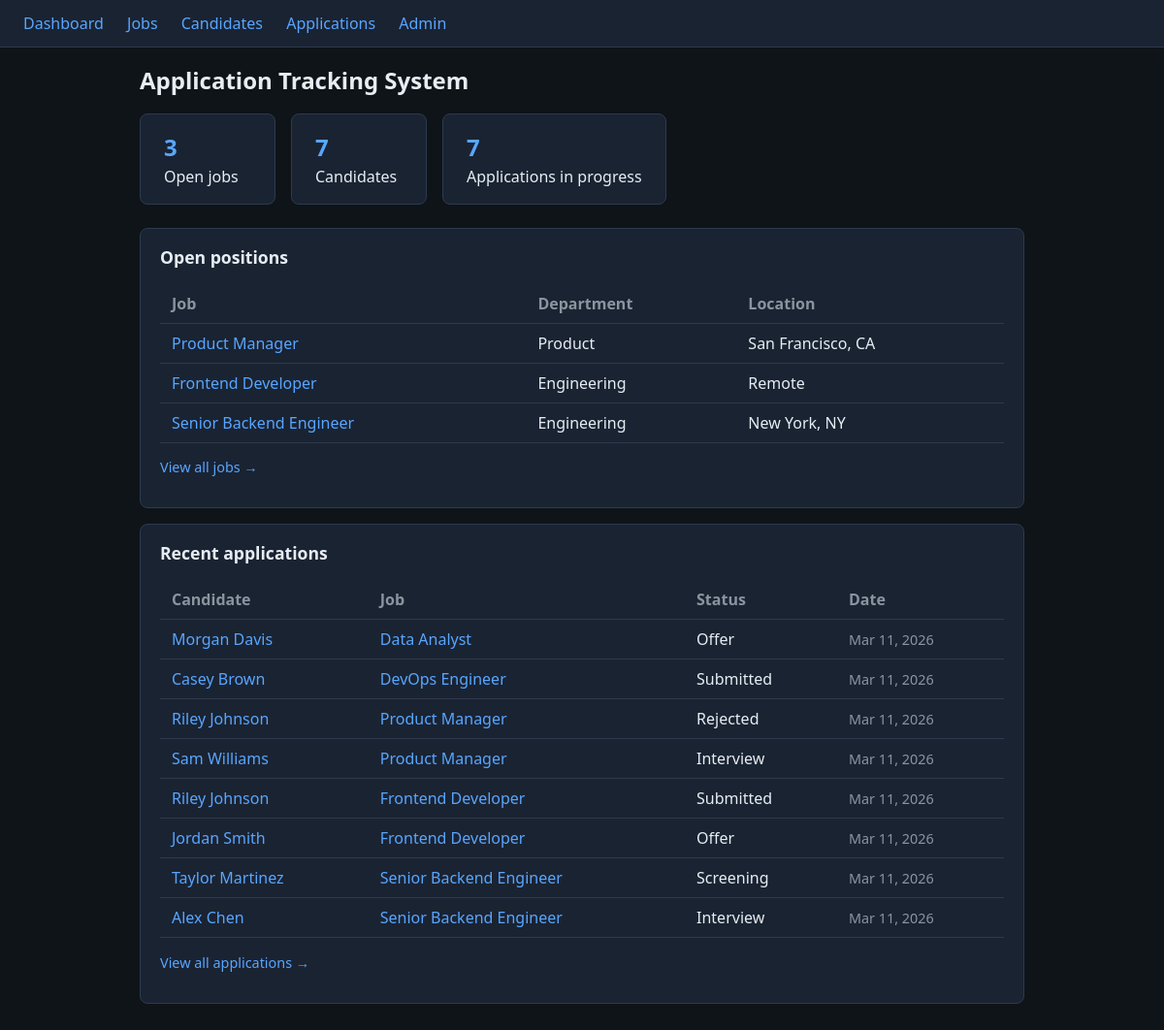
The page / on the database its author committed.
### ats/models.py (models this page shows, shortened)
class Job(models.Model):
    title = models.CharField(max_length=200)
    department = models.CharField(max_length=100, blank=True)
    location = models.CharField(max_length=150, blank=True)
    description = models.TextField(blank=True)
    status_choices = [
        ('open', 'Open'),
        ('on_hold', 'On Hold'),
        ('filled', 'Filled'),
        ('cancelled', 'Cancelled'),
    ]
    status = models.CharField(max_length=20, choices=status_choices, default='open')
    created_at = models.DateTimeField(auto_now_add=True)
    updated_at = models.DateTimeField(auto_now=True)
    class Meta:
        ordering = ['-created_at']

class Application(models.Model):
    job = models.ForeignKey(Job, on_delete=models.CASCADE, related_name='applications')
    candidate = models.ForeignKey(Candidate, on_delete=models.CASCADE, related_name='applications')
    status_choices = [
        ('submitted', 'Submitted'),
        ('screening', 'Screening'),
        ('interview', 'Interview'),
        ('offer', 'Offer'),
        ('hired', 'Hired'),
        ('rejected', 'Rejected'),
        ('withdrawn', 'Withdrawn'),
    ]
    status = models.CharField(max_length=20, choices=status_choices, default='submitted')
    notes = models.TextField(blank=True)
    applied_at = models.DateTimeField(auto_now_add=True)
    updated_at = models.DateTimeField(auto_now=True)
    class Meta:
        ordering = ['-applied_at']
        unique_together = [['job', 'candidate']]

class Candidate(models.Model):
    first_name = models.CharField(max_length=100)
    last_name = models.CharField(max_length=100)
    email = models.EmailField(unique=True)
    phone = models.CharField(max_length=30, blank=True)
    resume_summary = models.TextField(blank=True)
    created_at = models.DateTimeField(auto_now_add=True)
    updated_at = models.DateTimeField(auto_now=True)
    class Meta:
        ordering = ['last_name', 'first_name']
    def __str__(self):
        return f"{self.first_name} {self.last_name}"

### ats/views.py (the view)
# urls.py: path('', views.home, name='home'),
def home(request):
    jobs = Job.objects.filter(status='open')[:10]
    recent_applications = Application.objects.select_related('job', 'candidate')[:10]
    stats = {
        'open_jobs': Job.objects.filter(status='open').count(),
        'total_candidates': Candidate.objects.count(),
        'applications_pending': Application.objects.exclude(
            status__in=('hired', 'rejected', 'withdrawn')
        ).count(),
    }
    return render(request, 'ats/home.html', {
        'jobs': jobs,
        'recent_applications': recent_applications,
        'stats': stats,
    })

### templates/ats/home.html (shortened to what this page needs)
{% extends 'base.html' %}
{% block content %}
<h1>Application Tracking System</h1>
<div class="stats">
    <div class="stat"><strong>{{ stats.open_jobs }}</strong> Open jobs</div>
    <div class="stat"><strong>{{ stats.total_candidates }}</strong> Candidates</div>
    <div class="stat"><strong>{{ stats.applications_pending }}</strong> Applications in progress</div>
</div>
<div class="card">
    <h2 style="margin-top:0;font-size:1.1rem;">Open positions</h2>
    {% if jobs %}
    <div class="table-wrap">
    <table>
        <thead>
            <tr><th scope="col">Job</th><th scope="col">Department</th><th scope="col">Location</th></tr>
        </thead>
        <tbody>
            {% for job in jobs %}
            <tr>
                <td><a href="{% url 'job_detail' job.pk %}">{{ job.title }}</a></td>
                <td>{{ job.department|default:"—" }}</td>
                <td>{{ job.location|default:"—" }}</td>
            </tr>
            {% endfor %}
        </tbody>
    </table>
    </div>
    <p class="muted"><a href="{% url 'job_list' %}">View all jobs →</a></p>
    {% else %}
    <p class="muted">No open jobs. <a href="{% url 'job_create' %}">Add one</a>.</p>
    {% endif %}
</div>
<div class="card">
    <h2 style="margin-top:0;font-size:1.1rem;">Recent applications</h2>
    {% if recent_applications %}
    <div class="table-wrap">
    <table>
        <thead>
            <tr><th scope="col">Candidate</th><th scope="col">Job</th><th scope="col">Status</th><th scope="col">Date</th></tr>
        </thead>
        <tbody>
            {% for app in recent_applications %}
            <tr>
                <td><a href="{% url 'candidate_detail' app.candidate.pk %}">{{ app.candidate }}</a></td>
                <td><a href="{% url 'job_detail' app.job.pk %}">{{ app.job.title }}</a></td>
                <td>{{ app.get_status_display }}</td>
                <td class="muted">{{ app.applied_at|date:"M j, Y" }}</td>
            </tr>
            {% endfor %}
        </tbody>
    </table>
    </div>
    <p class="muted"><a href="{% url 'application_list' %}">View all applications →</a></p>
    {% else %}
    <p class="muted">No applications yet.</p>
    {% endif %}
</div>
{% endblock %}

### templates/base.html (shortened to what this page needs)
<!DOCTYPE html>
<html lang="en">
<head>
</head>
<body>
    <nav aria-label="Main navigation">
        <a href="{% url 'home' %}">Dashboard</a>
        <a href="{% url 'job_list' %}">Jobs</a>
        <a href="{% url 'candidate_list' %}">Candidates</a>
        <a href="{% url 'application_list' %}">Applications</a>
        <a href="/admin/">Admin</a>
    </nav>
    <main id="main-content" class="wrap" role="main">
        {% block content %}{% endblock %}
    </main>
</body>
</html>

### templates/base.html (style rules this page uses)
:root { --bg: #0f1419; --surface: #1a2332; --border: #2d3a4d; --text: #e6edf3; --muted: #8b949e; --accent: #58a6ff; --accent-hover: #79b8ff; }
* { box-sizing: border-box; }
body { margin: 0; font-family: 'Segoe UI', system-ui, sans-serif; background: var(--bg); color: var(--text); line-height: 1.5; }
a { color: var(--accent); text-decoration: none; }
.wrap { max-width: 960px; margin: 0 auto; padding: 1rem 1.5rem; }
nav { background: var(--surface); border-bottom: 1px solid var(--border); padding: 0.75rem 1.5rem; }
nav a { margin-right: 1.25rem; }
h1 { font-size: 1.5rem; margin: 0 0 1rem; }
.card { background: var(--surface); border: 1px solid var(--border); border-radius: 8px; padding: 1rem 1.25rem; margin-bottom: 1rem; }
table { width: 100%; border-collapse: collapse; }
th, td { text-align: left; padding: 0.5rem 0.75rem; border-bottom: 1px solid var(--border); }
th { color: var(--muted); font-weight: 600; }
.muted { color: var(--muted); font-size: 0.9rem; }
.stats { display: flex; gap: 1rem; flex-wrap: wrap; margin-bottom: 1.5rem; }
.stat { background: var(--surface); border: 1px solid var(--border); border-radius: 8px; padding: 1rem 1.5rem; min-width: 140px; }
.stat strong { display: block; font-size: 1.5rem; color: var(--accent); }
.table-wrap { overflow-x: auto; -webkit-overflow-scrolling: touch; }
.table-wrap table { min-width: 500px; }

### rows shown on the page
Job: title "Product Manager", department "Product", location "San Francisco, CA"
Job: title "Frontend Developer", department "Engineering", location "Remote"
Job: title "Senior Backend Engineer", department "Engineering", location "New York, NY"
Application: candidate "Morgan Davis", job "Data Analyst", status "Offer", applied_at "Mar 11, 2026"
Application: candidate "Casey Brown", job "DevOps Engineer", status "Submitted", applied_at "Mar 11, 2026"
Application: candidate "Riley Johnson", job "Product Manager", status "Rejected", applied_at "Mar 11, 2026"
Application: candidate "Sam Williams", job "Product Manager", status "Interview", applied_at "Mar 11, 2026"
Application: candidate "Riley Johnson", job "Frontend Developer", status "Submitted", applied_at "Mar 11, 2026"
Application: candidate "Jordan Smith", job "Frontend Developer", status "Offer", applied_at "Mar 11, 2026"
Application: candidate "Taylor Martinez", job "Senior Backend Engineer", status "Screening", applied_at "Mar 11, 2026"
Application: candidate "Alex Chen", job "Senior Backend Engineer", status "Interview", applied_at "Mar 11, 2026"

### other values the page prints
{{ stats.open_jobs }} "3"
{{ stats.total_candidates }} "7"
{{ stats.applications_pending }} "7"
